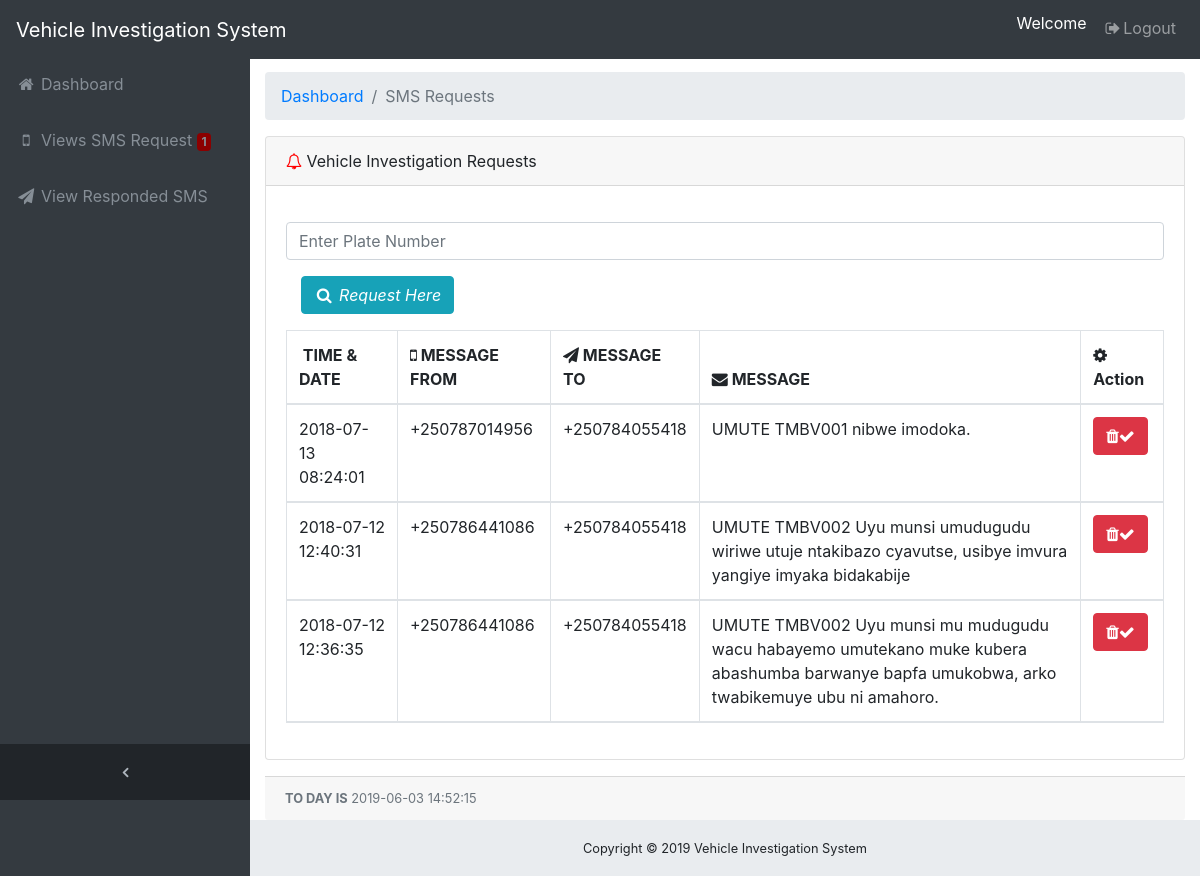
Screenshot of /police/sms_request.php (signed in) with the database file from the repository.
### tables this page shows
CREATE TABLE IF NOT EXISTS `messagein` (
`Id` int(11) NOT NULL,
  `SendTime` datetime DEFAULT NULL,
  `ReceiveTime` datetime DEFAULT NULL,
  `MessageFrom` varchar(80) DEFAULT NULL,
  `MessageTo` varchar(80) DEFAULT NULL,
  `SMSC` varchar(80) DEFAULT NULL,
  `MessageText` text,
  `MessageType` varchar(80) DEFAULT NULL,
  `MessageParts` int(11) DEFAULT NULL,
  `MessagePDU` text,
  `Gateway` varchar(80) DEFAULT NULL,
  `UserId` varchar(80) DEFAULT NULL,
  `Read` varchar(30) NOT NULL DEFAULT 'No',
  `Sec_read` varchar(30) NOT NULL DEFAULT 'No',
  `Cell_read` varchar(30) NOT NULL DEFAULT 'No'
);

### police/sms_request.php (the view, shortened to what this page needs)
<?php
require_once 'class.user.php';
$user_home = new USER();
$stmt = $user_home->runQuery("SELECT * FROM messagein WHERE userID=:uid");
$stmt->execute(array(":uid"=>$_SESSION['userSession']));
$row = $stmt->fetch(PDO::FETCH_ASSOC);
?>
<!DOCTYPE html>
<html lang="en">
<head>
  <link href="vendor/bootstrap/css/bootstrap.min.css" rel="stylesheet">
  <link href="vendor/font-awesome/css/font-awesome.min.css" rel="stylesheet" type="text/css">
  <link href="vendor/datatables/dataTables.bootstrap4.css" rel="stylesheet">
  <link href="css/sb-admin.css" rel="stylesheet">
</head>
<body class="fixed-nav sticky-footer bg-dark" id="page-top">
   <?php
   include 'dbcon.php';
   $sql = $conn ->prepare("SELECT COUNT(seen_status) as m FROM  requests WHERE seen_status=0");
                                          $sql -> execute();
                                          $count = $sql->fetchAll();
                                          foreach ($count as $field);
                                          ?>
  <nav class="navbar navbar-expand-lg navbar-dark bg-dark fixed-top" id="mainNav">
    <a class="navbar-brand" href="index.php">Vehicle Investigation System</a>
    <div class="collapse navbar-collapse" id="navbarResponsive">
      <ul class="navbar-nav navbar-sidenav" id="exampleAccordion">
        <li class="nav-item" data-toggle="tooltip" data-placement="right" title="Dashboard">
          <a class="nav-link" href="dashboard.php">
            <i class="fa fa-fw fa-home"></i>
            <span class="nav-link-text">Dashboard</span>
          </a>
        </li>
        <li class="nav-item" data-toggle="tooltip" data-placement="right" title="Requests">
          <a class="nav-link" href="sms_request.php">
            <i class="fa fa-fw fa-mobile"></i>
            <span class="nav-link-text"> Views SMS Request  <span class="badge" style="background-color: darkred;"><?php echo $field['m'];?></span>
          </a>
        </li>
        <li class="nav-item" data-toggle="tooltip" data-placement="right" title="Send Response">
          <a class="nav-link" href="#">
            <i class="fa fa-fw fa-send"></i>
            <span class="nav-link-text">View Responded SMS</span>
          </a>
      </ul>
      <ul class="navbar-nav sidenav-toggler">
        <li class="nav-item">
          <a class="nav-link text-center" id="sidenavToggler">
            <i class="fa fa-fw fa-angle-left"></i>
          </a>
        </li>
      </ul>
      <ul class="navbar-nav ml-auto">
        <li class="nav-item">
          <form class="form-inline my-2 my-lg-0 mr-lg-2">
            <p style="color:white;margin-top: 3px;">Welcome <?php echo $row['userName']; ?></P>
          </form>
        </li>
        <li class="nav-item">
          <a class="nav-link" href="logout.php"> <i class="fa fa-fw fa-sign-out"></i>Logout</a>
        </li>
      </ul>
    </div>
  </nav>
  <div class="content-wrapper">
    <div class="container-fluid">
      <ol class="breadcrumb">
        <li class="breadcrumb-item">
          <a href="dashboard.php">Dashboard</a>
        </li>
        <li class="breadcrumb-item active">SMS Requests</li>
      </ol>
      <div class="card mb-3">
        <div class="card-header">
          <i class="fa fa-bell-o" style="color: red"></i> Vehicle Investigation Requests</div>
        <div class="card-body">
          <div class="table-responsive">
            <?php
			include 'dbcon.php';
                                $result = $conn->prepare("SELECT * FROM messagein ORDER BY Id DESC");
                                $result->execute(array("Not Responded"));
                                for($i=0; $row = $result->fetch(); $i++){
                                $id=$row['Id'];
                            ?>  <tbody>
               <thead>
                <tr>
				<td> </i><?php echo $row ['SendTime']; ?></td>
				<td> </i> <?php echo $row ['MessageFrom']; ?></td>
				 <td> </i> <?php echo $row ['MessageTo']; ?></td>
                 <td> </i> <?php echo $row ['MessageText']; ?></td>
				                     <td>
                       <div class="btn-group">
<a href="#orderdel<?php echo $id; ?>" role="button"  data-toggle="modal" class="btn btn-danger"><i class="fa fa-trash"></i><i class="fa fa-check"></i></a>
                       </div>
                  </td>
                </tr>
              </thead>
                 <?php } ?>
              </tbody>
          </div>
        </div>
        <div class="card-footer small text-muted">
<?php
    $dt = new DateTime();
    echo"<B>TO DAY IS</B>"." ". $dt->format('Y-m-d H:i:s');
?></div>
      </div>
    </div>
    <footer class="sticky-footer">
      <div class="container">
        <div class="text-center">
          <small>Copyright © <?php echo date('Y'); ?> Vehicle Investigation System</small>
        </div>
      </div>
    </footer>
  </div>
</body>
</html>

### police/css/sb-admin.css (style rules this page uses)
html { position: relative; min-height: 100%; }
body { overflow-x: hidden; }
body.sticky-footer { margin-bottom: 56px; }
body.sticky-footer .content-wrapper { min-height: calc(100vh - 56px - 56px); }
body.fixed-nav { padding-top: 56px; }
.content-wrapper { min-height: calc(100vh - 56px); padding-top: 1rem; }
#mainNav .navbar-collapse { overflow: auto; max-height: 75vh; }
#mainNav .navbar-collapse .navbar-nav .nav-item .nav-link { cursor: pointer; }
#mainNav .navbar-collapse .sidenav-toggler { display: none; }
@media (min-width: 992px) { #mainNav .navbar-brand { width: 250px; } }
@media (min-width: 992px) { #mainNav .navbar-collapse { overflow: visible; max-height: none; } }
@media (min-width: 992px) { #mainNav .navbar-collapse .navbar-sidenav { position: absolute; top: 0; left: 0; -webkit-flex-direction: column; -ms-flex-direction: column; flex-direction: column; margin-top: 56px; } }
@media (min-width: 992px) { #mainNav .navbar-collapse .navbar-sidenav > .nav-item { width: 250px; padding: 0; } }
@media (min-width: 992px) { #mainNav .navbar-collapse .navbar-sidenav > .nav-item > .nav-link { padding: 1em; } }
#mainNav.fixed-top .sidenav-toggler { display: none; }
@media (min-width: 992px) { #mainNav.fixed-top .navbar-sidenav { height: calc(100vh - 112px); } }
@media (min-width: 992px) { #mainNav.fixed-top .sidenav-toggler { position: absolute; top: 0; left: 0; display: flex; -webkit-flex-direction: column; -ms-flex-direction: column; flex-direction: column; margin-top: calc(100vh - 56px); } }
@media (min-width: 992px) { #mainNav.fixed-top .sidenav-toggler > .nav-item { width: 250px; padding: 0; } }
@media (min-width: 992px) { #mainNav.fixed-top .sidenav-toggler > .nav-item > .nav-link { padding: 1em; } }
#mainNav.fixed-top.navbar-dark .sidenav-toggler { background-color: #212529; }
#mainNav.fixed-top.navbar-dark .sidenav-toggler a i { color: #adb5bd; }
.content-wrapper { overflow-x: hidden; background: white; }
@media (min-width: 992px) { .content-wrapper { margin-left: 250px; } }
#sidenavToggler i { font-weight: 800; }
#mainNav.navbar-dark .navbar-collapse .navbar-sidenav > .nav-item > .nav-link { color: #868e96; }
@media (min-width: 992px) { #mainNav.navbar-dark .navbar-collapse .navbar-sidenav { background: #343a40; } }
footer.sticky-footer { position: absolute; right: 0; bottom: 0; width: 100%; height: 56px; background-color: #e9ecef; line-height: 55px; }
@media (min-width: 992px) { footer.sticky-footer { width: calc(100% - 250px); } }

### rows the page displays
messagein: SendTime "2018-07-12 12:40:31", MessageFrom "+250786441086", MessageTo "+250784055418", MessageText "UMUTE TMBV002 Uyu munsi umudugudu wiriwe utuje ntakibazo cyavutse, usibye imvura yangiye imyaka bidakabije"
messagein: SendTime "2018-07-12 12:36:35", MessageFrom "+250786441086", MessageTo "+250784055418", MessageText "UMUTE TMBV002 Uyu munsi mu mudugudu wacu habayemo umutekano muke kubera abashumba barwanye bapfa umukobwa, arko twabikemuye ubu ni amahoro."

### other values shown
$field['m'] "1"
